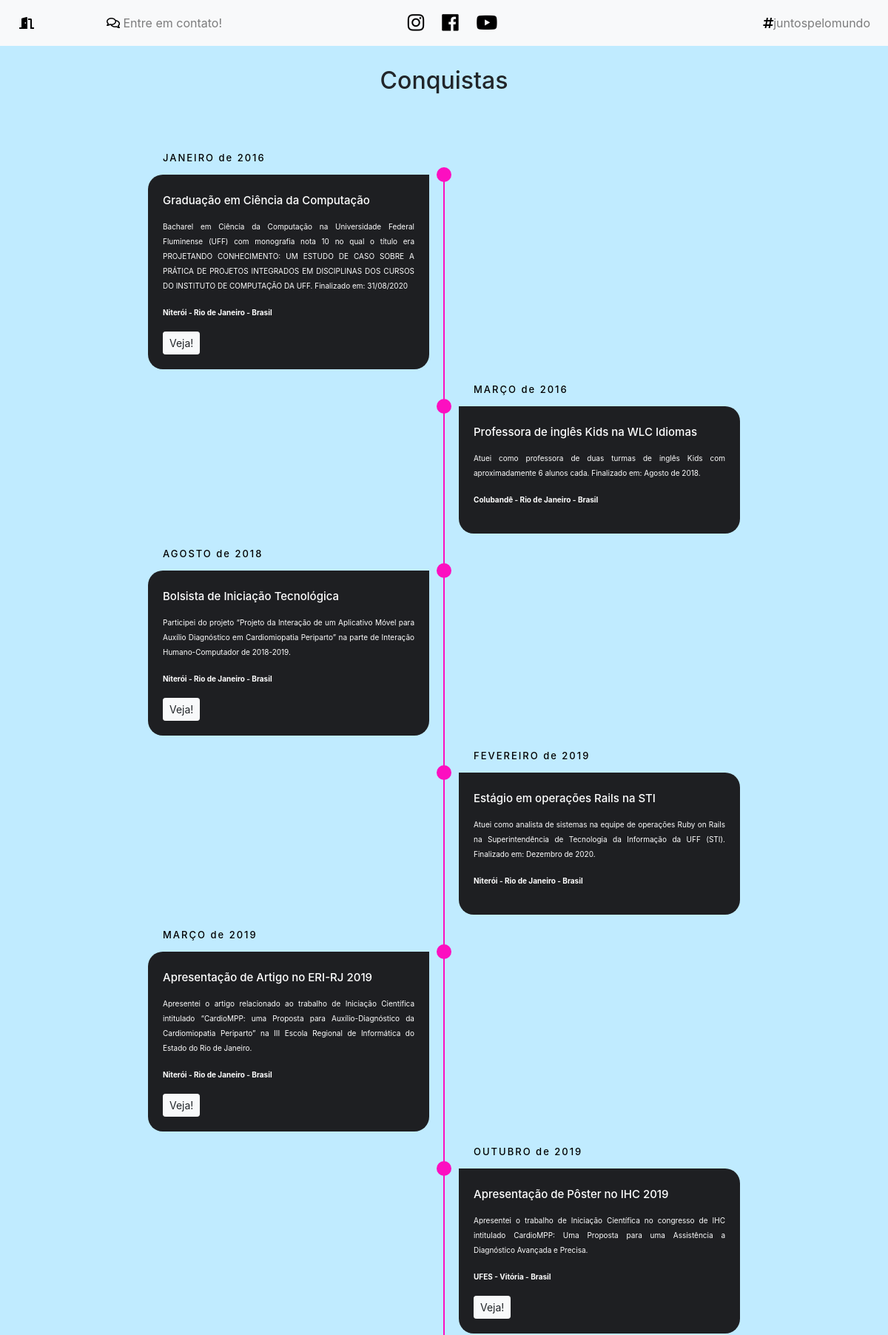
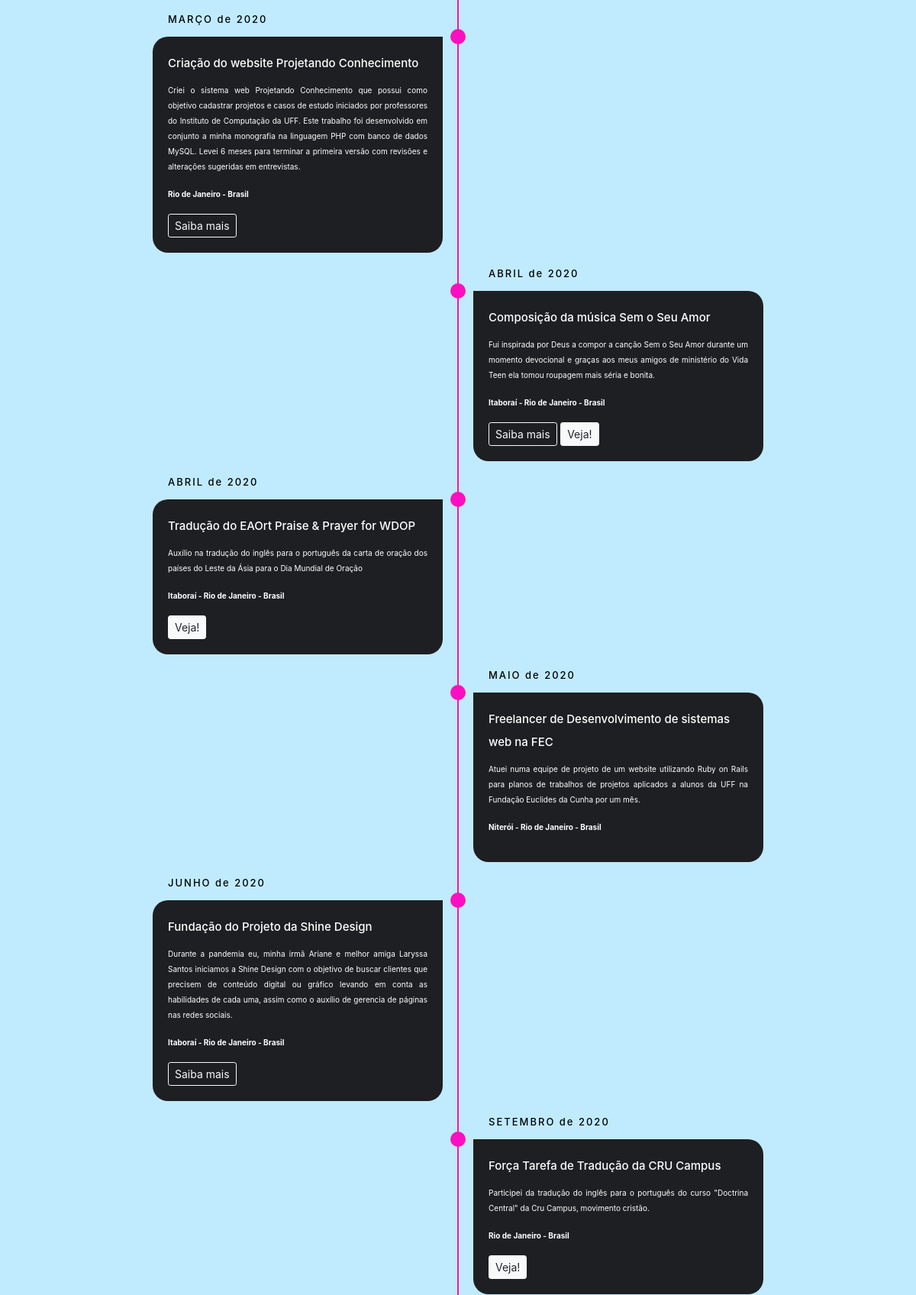
/conquista/ (upper part), run on the app's committed database (2 pictures, top to bottom).
### conquista/models.py (models this page shows, shortened)
class Conquista(models.Model):
    titulo = models.CharField(max_length=100, db_index= True, unique=True)
    descricao = models.TextField(default='')
    documento = models.FileField(upload_to='documentos/conquistas/', blank=True)
    localidade = models.CharField(max_length=250, default='')
    link = models.CharField(max_length=150, blank=True)
    data = models.DateField(default='')
    class Meta:
        db_table = 'conquista'
        ordering = ('data',)
    def definir_mes(self):
        meses = ['JANEIRO', 'FEVEREIRO', 'MARÇO', 'ABRIL', 'MAIO', 'JUNHO', 'JULHO', 'AGOSTO', 'SETEMBRO', 'OUTUBRO', 'NOVEMBRO', 'DEZEMBRO']
        return meses[self.data.month-1];

### conquista/views.py (the view)
# urls.py: path('', views.index, name="index"),
def index(request):
    linha_do_tempo = Conquista.objects.all().order_by('data')
    return render(request, 'conquista/index.html', {'linhas_do_tempo': linha_do_tempo })

### conquista/templates/conquista/index.html (shortened to what this page needs)
{% extends "base.html" %}
{% load static %}
{% block link %}
    <link rel="stylesheet" href="{% static 'css/conquista.css' %}" type="text/css">
{% endblock %}
{% block corpo %}
<h2 class="text-center">Conquistas</h2>
<div class="row">
  <div class="container timeline-container">
    <div class="timeline">
      <ul>
        {% for item in linhas_do_tempo %}
          <li>
            <div class="timeline-content">
              <h2 class="date">{{ item.definir_mes }} de {{ item.data.year }}</h2>
              <h1>{{ item.titulo }}</h1>
              <p class="text-justify">{{ item.descricao }}</p>
              <p><strong>{{ item.localidade }}</strong></p>
              <div class="botoes">
                {% if item.link %}
                  <a href="{{ item.link }}" type="link" class="btn btn-outline-light btn-sm" target="_blank">Saiba mais</a>
                {% endif %}
                {% if item.documento %}
                  <a href="{{ item.documento.url }}" type="link" class="btn btn-light btn-sm">Veja!</a>
                {% endif %}
              </div>
            </div>
          </li>
        {% endfor %}
      </ul>
    </div>
  </div>
</div>
{% endblock %}

### static/css/template.css (style rules this page uses)
body { background-color: #c0ebff; }

### static/css/conquista.css (style rules this page uses)
.timeline-container { min-height: 100vh; width: 100%; display: flex; align-items: center; justify-content: center; padding: 100px 0; }
.timeline { width: 80%; height: auto; max-width: 800px; margin: 0 auto; position: relative; }
.timeline ul { list-style: none; }
.timeline ul li { padding: 20px; background-color: #1e1f22; color: white; border-radius: 10px; margin-bottom: 20px; }
.timeline-content h1 { font-size: 15px; font-weight: 500; line-height: 30px; margin-bottom: 10px; }
.timeline-content p { font-size: 10px; line-height: 20px; font-weight: 400; }
.timeline-content .date { color: white; font-size: 13px; font-weight: 500; margin-bottom: 10px; letter-spacing: 2px; }
@media only screen and (min-width: 768px) { .timeline::before { content: ''; position: absolute; height: 100%; width: 2px; left: 50%; transform: translateX(-50%); background-color: #fc0fc0; } }
@media only screen and (min-width: 768px) { .timeline ul li { width: 50%; margin-bottom: 50px; position: relative; } }
@media only screen and (min-width: 768px) { .timeline ul li:nth-child(odd) { float: left; clear: right; transform: translateX(-40px); border-radius: 20px 0px 20px 20px; } }
@media only screen and (min-width: 768px) { .timeline ul li:nth-child(even) { float: right; clear: left; transform: translateX(0px); border-radius: 0px 20px 20px 20px; } }
@media only screen and (min-width: 768px) { .timeline ul li::after { content: ''; position: absolute; height: 20px; width: 20px; background-color: #fc0fc0;; border-radius: 50%; top: 0; } }
@media only screen and (min-width: 768px) { .timeline ul li:nth-child(odd)::after { transform: translate(50%, -50%); right: -20px; } }
@media only screen and (min-width: 768px) { .timeline ul li:nth-child(even)::after { transform: translate(-50%, -50%); left: -20px; } }
@media only screen and (min-width: 768px) { .timeline-content .date { position: absolute; top: -30px; color: #000000; } }

### data on the page
Conquista: definir_mes "JANEIRO", data.year "2016", titulo "Graduação em Ciência da Computação", descricao "Bacharel em Ciência da Computação na Universidade Federal Fluminense (UFF) com monografia nota 10 no qual o título era PROJETANDO CONHECIMENTO: UM ESTUDO DE CASO SOBRE A PRÁTICA DE PROJETOS INTEGRADOS EM DISCIPLINAS DOS CURSOS DO INSTITUTO DE COMPUTAÇÃO DA UFF. Finalizado em: 31/08/2020", localidade "Niterói - Rio de Janeiro - Brasil"
Conquista: definir_mes "MARÇO", data.year "2016", titulo "Professora de inglês Kids na WLC Idiomas", descricao "Atuei como professora de duas turmas de inglês Kids com aproximadamente 6 alunos cada. Finalizado em: Agosto de 2018.", localidade "Colubandê - Rio de Janeiro - Brasil"
Conquista: definir_mes "AGOSTO", data.year "2018", titulo "Bolsista de Iniciação Tecnológica", descricao "Participei do projeto “Projeto da Interação de um Aplicativo Móvel para Auxílio Diagnóstico em Cardiomiopatia Periparto” na parte de Interação Humano-Computador de 2018-2019.", localidade "Niterói - Rio de Janeiro - Brasil"
Conquista: definir_mes "FEVEREIRO", data.year "2019", titulo "Estágio em operações Rails na STI", descricao "Atuei como analista de sistemas na equipe de operações Ruby on Rails na Superintendência de Tecnologia da Informação da UFF (STI). Finalizado em: Dezembro de 2020.", localidade "Niterói - Rio de Janeiro - Brasil"
Conquista: definir_mes "MARÇO", data.year "2019", titulo "Apresentação de Artigo no ERI-RJ 2019", descricao "Apresentei o artigo relacionado ao trabalho de Iniciação Científica intitulado “CardioMPP: uma Proposta para Auxílio-Diagnóstico da Cardiomiopatia Periparto” na III Escola Regional de Informática do Estado do Rio de Janeiro.", localidade "Niterói - Rio de Janeiro - Brasil"
Conquista: definir_mes "OUTUBRO", data.year "2019", titulo "Apresentação de Pôster no IHC 2019", descricao "Apresentei o trabalho de Iniciação Científica no congresso de IHC intitulado CardioMPP: Uma Proposta para uma Assistência a Diagnóstico Avançada e Precisa.", localidade "UFES - Vitória - Brasil"
Conquista: definir_mes "MARÇO", data.year "2020", titulo "Criação do website Projetando Conhecimento", descricao "Criei o sistema web Projetando Conhecimento que possui como objetivo cadastrar projetos e casos de estudo iniciados por professores do Instituto de Computação da UFF. Este trabalho foi desenvolvido em conjunto a minha monografia na linguagem PHP com banco de dados MySQL. Levei 6 meses para terminar a primeira versão com revisões e alterações sugeridas em entrevistas.", localidade "Rio de Janeiro - Brasil"
Conquista: definir_mes "ABRIL", data.year "2020", titulo "Composição da música Sem o Seu Amor", descricao "Fui inspirada por Deus a compor a canção Sem o Seu Amor durante um momento devocional e graças aos meus amigos de ministério do Vida Teen ela tomou roupagem mais séria e bonita.", localidade "Itaboraí - Rio de Janeiro - Brasil"
Conquista: definir_mes "ABRIL", data.year "2020", titulo "Tradução do EAOrt Praise & Prayer for WDOP", descricao "Auxílio na tradução do inglês para o português da carta de oração dos países do Leste da Ásia para o Dia Mundial de Oração", localidade "Itaboraí - Rio de Janeiro - Brasil"
Conquista: definir_mes "MAIO", data.year "2020", titulo "Freelancer de Desenvolvimento de sistemas web na FEC", descricao "Atuei numa equipe de projeto de um website utilizando Ruby on Rails para planos de trabalhos de projetos aplicados a alunos da UFF na Fundação Euclides da Cunha por um mês.", localidade "Niterói - Rio de Janeiro - Brasil"
Conquista: definir_mes "JUNHO", data.year "2020", titulo "Fundação do Projeto da Shine Design", descricao "Durante a pandemia eu, minha irmã Ariane e melhor amiga Laryssa Santos iniciamos a Shine Design com o objetivo de buscar clientes que precisem de conteúdo digital ou gráfico levando em conta as habilidades de cada uma, assim como o auxílio de gerencia de páginas nas redes sociais.", localidade "Itaboraí - Rio de Janeiro - Brasil"
Conquista: definir_mes "SETEMBRO", data.year "2020", titulo "Força Tarefa de Tradução da CRU Campus", descricao "Participei da tradução do inglês para o português do curso \"Doctrina Central\" da Cru Campus, movimento cristão.", localidade "Rio de Janeiro - Brasil"
